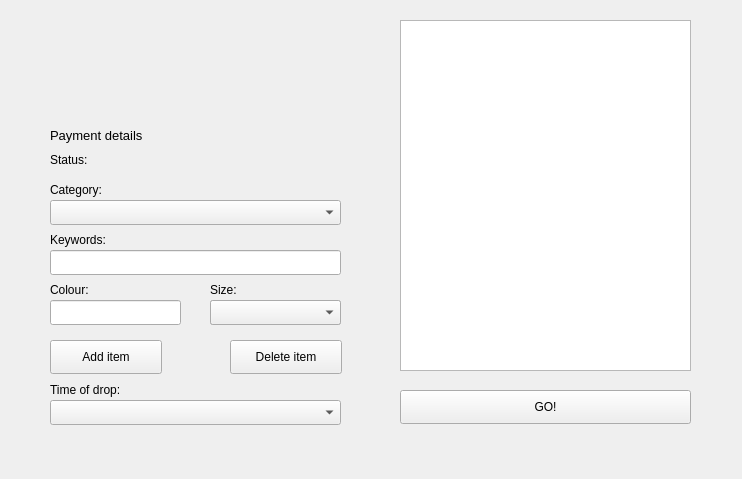
<?xml version="1.0" encoding="UTF-8"?>
<ui version="4.0">
 <class>MainWindow</class>
 <widget class="QMainWindow" name="MainWindow">
  <property name="geometry">
   <rect>
    <x>0</x>
    <y>0</y>
    <width>742</width>
    <height>479</height>
   </rect>
  </property>
  <property name="minimumSize">
   <size>
    <width>742</width>
    <height>479</height>
   </size>
  </property>
  <property name="maximumSize">
   <size>
    <width>742</width>
    <height>479</height>
   </size>
  </property>
  <property name="windowTitle">
   <string>Item selection</string>
  </property>
  <property name="inputMethodHints">
   <set>Qt::ImhDigitsOnly</set>
  </property>
  <widget class="QWidget" name="centralwidget">
   <widget class="QLabel" name="label">
    <property name="geometry">
     <rect>
      <x>50</x>
      <y>20</y>
      <width>301</width>
      <height>101</height>
     </rect>
    </property>
    <property name="minimumSize">
     <size>
      <width>301</width>
      <height>101</height>
     </size>
    </property>
    <property name="maximumSize">
     <size>
      <width>301</width>
      <height>101</height>
     </size>
    </property>
    <property name="pixmap">
     <pixmap>title.png</pixmap>
    </property>
   </widget>
   <widget class="QLabel" name="label_4">
    <property name="geometry">
     <rect>
      <x>50</x>
      <y>120</y>
      <width>291</width>
      <height>31</height>
     </rect>
    </property>
    <property name="minimumSize">
     <size>
      <width>291</width>
      <height>31</height>
     </size>
    </property>
    <property name="maximumSize">
     <size>
      <width>291</width>
      <height>31</height>
     </size>
    </property>
    <property name="text">
     <string>&lt;html&gt;&lt;head/&gt;&lt;body&gt;&lt;p&gt;&lt;span style=&quot; font-size:10pt;&quot;&gt;Payment details&lt;/span&gt;&lt;/p&gt;&lt;/body&gt;&lt;/html&gt;</string>
    </property>
   </widget>
   <widget class="QLabel" name="status">
    <property name="geometry">
     <rect>
      <x>50</x>
      <y>150</y>
      <width>291</width>
      <height>19</height>
     </rect>
    </property>
    <property name="minimumSize">
     <size>
      <width>291</width>
      <height>19</height>
     </size>
    </property>
    <property name="maximumSize">
     <size>
      <width>291</width>
      <height>19</height>
     </size>
    </property>
    <property name="text">
     <string>Status:</string>
    </property>
   </widget>
   <widget class="QLabel" name="colour_text">
    <property name="geometry">
     <rect>
      <x>50</x>
      <y>280</y>
      <width>151</width>
      <height>19</height>
     </rect>
    </property>
    <property name="minimumSize">
     <size>
      <width>151</width>
      <height>19</height>
     </size>
    </property>
    <property name="maximumSize">
     <size>
      <width>151</width>
      <height>19</height>
     </size>
    </property>
    <property name="text">
     <string>Colour:</string>
    </property>
   </widget>
   <widget class="QLineEdit" name="colour">
    <property name="geometry">
     <rect>
      <x>50</x>
      <y>300</y>
      <width>131</width>
      <height>25</height>
     </rect>
    </property>
    <property name="minimumSize">
     <size>
      <width>131</width>
      <height>25</height>
     </size>
    </property>
    <property name="maximumSize">
     <size>
      <width>131</width>
      <height>25</height>
     </size>
    </property>
   </widget>
   <widget class="QLabel" name="label_8">
    <property name="geometry">
     <rect>
      <x>50</x>
      <y>180</y>
      <width>151</width>
      <height>19</height>
     </rect>
    </property>
    <property name="minimumSize">
     <size>
      <width>151</width>
      <height>19</height>
     </size>
    </property>
    <property name="maximumSize">
     <size>
      <width>151</width>
      <height>19</height>
     </size>
    </property>
    <property name="text">
     <string>Category:</string>
    </property>
   </widget>
   <widget class="QComboBox" name="category">
    <property name="geometry">
     <rect>
      <x>50</x>
      <y>200</y>
      <width>291</width>
      <height>25</height>
     </rect>
    </property>
    <property name="minimumSize">
     <size>
      <width>291</width>
      <height>25</height>
     </size>
    </property>
    <property name="maximumSize">
     <size>
      <width>291</width>
      <height>25</height>
     </size>
    </property>
   </widget>
   <widget class="QLabel" name="label_9">
    <property name="geometry">
     <rect>
      <x>50</x>
      <y>230</y>
      <width>151</width>
      <height>19</height>
     </rect>
    </property>
    <property name="minimumSize">
     <size>
      <width>151</width>
      <height>19</height>
     </size>
    </property>
    <property name="maximumSize">
     <size>
      <width>151</width>
      <height>19</height>
     </size>
    </property>
    <property name="text">
     <string>Keywords:</string>
    </property>
   </widget>
   <widget class="QLineEdit" name="keywords">
    <property name="geometry">
     <rect>
      <x>50</x>
      <y>250</y>
      <width>291</width>
      <height>25</height>
     </rect>
    </property>
    <property name="minimumSize">
     <size>
      <width>291</width>
      <height>25</height>
     </size>
    </property>
    <property name="maximumSize">
     <size>
      <width>291</width>
      <height>25</height>
     </size>
    </property>
   </widget>
   <widget class="QPushButton" name="add_item">
    <property name="geometry">
     <rect>
      <x>50</x>
      <y>340</y>
      <width>112</width>
      <height>34</height>
     </rect>
    </property>
    <property name="minimumSize">
     <size>
      <width>112</width>
      <height>34</height>
     </size>
    </property>
    <property name="maximumSize">
     <size>
      <width>112</width>
      <height>34</height>
     </size>
    </property>
    <property name="text">
     <string>Add item</string>
    </property>
   </widget>
   <widget class="QListWidget" name="item_list">
    <property name="geometry">
     <rect>
      <x>400</x>
      <y>20</y>
      <width>291</width>
      <height>351</height>
     </rect>
    </property>
    <property name="minimumSize">
     <size>
      <width>291</width>
      <height>351</height>
     </size>
    </property>
    <property name="maximumSize">
     <size>
      <width>291</width>
      <height>351</height>
     </size>
    </property>
   </widget>
   <widget class="QPushButton" name="delete_item">
    <property name="geometry">
     <rect>
      <x>230</x>
      <y>340</y>
      <width>112</width>
      <height>34</height>
     </rect>
    </property>
    <property name="minimumSize">
     <size>
      <width>112</width>
      <height>34</height>
     </size>
    </property>
    <property name="maximumSize">
     <size>
      <width>112</width>
      <height>34</height>
     </size>
    </property>
    <property name="text">
     <string>Delete item</string>
    </property>
   </widget>
   <widget class="QPushButton" name="start">
    <property name="geometry">
     <rect>
      <x>400</x>
      <y>390</y>
      <width>291</width>
      <height>34</height>
     </rect>
    </property>
    <property name="minimumSize">
     <size>
      <width>291</width>
      <height>34</height>
     </size>
    </property>
    <property name="maximumSize">
     <size>
      <width>291</width>
      <height>34</height>
     </size>
    </property>
    <property name="text">
     <string>GO!</string>
    </property>
   </widget>
   <widget class="QComboBox" name="time">
    <property name="geometry">
     <rect>
      <x>50</x>
      <y>400</y>
      <width>291</width>
      <height>25</height>
     </rect>
    </property>
    <property name="minimumSize">
     <size>
      <width>291</width>
      <height>25</height>
     </size>
    </property>
    <property name="maximumSize">
     <size>
      <width>291</width>
      <height>25</height>
     </size>
    </property>
   </widget>
   <widget class="QLabel" name="label_10">
    <property name="geometry">
     <rect>
      <x>50</x>
      <y>380</y>
      <width>151</width>
      <height>19</height>
     </rect>
    </property>
    <property name="minimumSize">
     <size>
      <width>151</width>
      <height>19</height>
     </size>
    </property>
    <property name="maximumSize">
     <size>
      <width>151</width>
      <height>19</height>
     </size>
    </property>
    <property name="text">
     <string>Time of drop:</string>
    </property>
   </widget>
   <widget class="QLabel" name="size_text">
    <property name="geometry">
     <rect>
      <x>210</x>
      <y>280</y>
      <width>131</width>
      <height>19</height>
     </rect>
    </property>
    <property name="minimumSize">
     <size>
      <width>131</width>
      <height>19</height>
     </size>
    </property>
    <property name="maximumSize">
     <size>
      <width>131</width>
      <height>19</height>
     </size>
    </property>
    <property name="text">
     <string>Size:</string>
    </property>
   </widget>
   <widget class="QLineEdit" name="size">
    <property name="geometry">
     <rect>
      <x>210</x>
      <y>300</y>
      <width>131</width>
      <height>25</height>
     </rect>
    </property>
    <property name="minimumSize">
     <size>
      <width>131</width>
      <height>25</height>
     </size>
    </property>
    <property name="maximumSize">
     <size>
      <width>131</width>
      <height>25</height>
     </size>
    </property>
   </widget>
   <widget class="QComboBox" name="size_drop">
    <property name="enabled">
     <bool>true</bool>
    </property>
    <property name="geometry">
     <rect>
      <x>210</x>
      <y>300</y>
      <width>131</width>
      <height>25</height>
     </rect>
    </property>
    <property name="minimumSize">
     <size>
      <width>131</width>
      <height>25</height>
     </size>
    </property>
    <property name="maximumSize">
     <size>
      <width>131</width>
      <height>25</height>
     </size>
    </property>
   </widget>
  </widget>
  <action name="actionStrict_item_selection">
   <property name="text">
    <string>Strict item selection</string>
   </property>
  </action>
 </widget>
 <tabstops>
  <tabstop>category</tabstop>
  <tabstop>keywords</tabstop>
  <tabstop>colour</tabstop>
  <tabstop>size_drop</tabstop>
  <tabstop>size</tabstop>
  <tabstop>add_item</tabstop>
  <tabstop>delete_item</tabstop>
  <tabstop>item_list</tabstop>
  <tabstop>start</tabstop>
  <tabstop>time</tabstop>
 </tabstops>
 <resources>
  <include location="../window/Pictures/logo.qrc"/>
 </resources>
 <connections/>
</ui>
